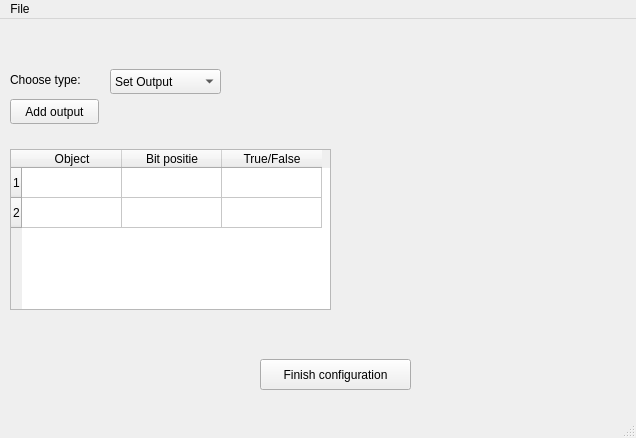
<?xml version="1.0" encoding="UTF-8"?>
<ui version="4.0">
 <class>MainWindow</class>
 <widget class="QMainWindow" name="MainWindow">
  <property name="geometry">
   <rect>
    <x>0</x>
    <y>0</y>
    <width>636</width>
    <height>438</height>
   </rect>
  </property>
  <property name="windowTitle">
   <string>MainWindow</string>
  </property>
  <widget class="QWidget" name="centralwidget">
   <widget class="QPushButton" name="pushButtonFinishConfig">
    <property name="geometry">
     <rect>
      <x>260</x>
      <y>340</y>
      <width>151</width>
      <height>31</height>
     </rect>
    </property>
    <property name="text">
     <string>Finish configuration</string>
    </property>
   </widget>
   <widget class="QComboBox" name="comboBoxChooseType">
    <property name="geometry">
     <rect>
      <x>110</x>
      <y>50</y>
      <width>111</width>
      <height>25</height>
     </rect>
    </property>
    <item>
     <property name="text">
      <string>Set Output</string>
     </property>
    </item>
    <item>
     <property name="text">
      <string>Condition</string>
     </property>
    </item>
    <item>
     <property name="text">
      <string>Multiple Condition</string>
     </property>
    </item>
   </widget>
   <widget class="QLabel" name="labelChooseType">
    <property name="geometry">
     <rect>
      <x>10</x>
      <y>50</y>
      <width>91</width>
      <height>21</height>
     </rect>
    </property>
    <property name="text">
     <string>Choose type:</string>
    </property>
   </widget>
   <widget class="QPushButton" name="pushButtonAddOutput">
    <property name="geometry">
     <rect>
      <x>10</x>
      <y>80</y>
      <width>89</width>
      <height>25</height>
     </rect>
    </property>
    <property name="text">
     <string>Add output</string>
    </property>
   </widget>
   <widget class="QTableWidget" name="tableWidget">
    <property name="geometry">
     <rect>
      <x>10</x>
      <y>130</y>
      <width>321</width>
      <height>161</height>
     </rect>
    </property>
    <row>
     <property name="text">
      <string>1</string>
     </property>
    </row>
    <row>
     <property name="text">
      <string>2</string>
     </property>
    </row>
    <column>
     <property name="text">
      <string>Object</string>
     </property>
    </column>
    <column>
     <property name="text">
      <string>Bit positie</string>
     </property>
    </column>
    <column>
     <property name="text">
      <string>True/False</string>
     </property>
    </column>
   </widget>
  </widget>
  <widget class="QMenuBar" name="menubar">
   <property name="geometry">
    <rect>
     <x>0</x>
     <y>0</y>
     <width>636</width>
     <height>22</height>
    </rect>
   </property>
   <widget class="QMenu" name="menuFile">
    <property name="title">
     <string>File</string>
    </property>
    <addaction name="actionNew"/>
    <addaction name="actionOpen"/>
    <addaction name="actionSave"/>
    <addaction name="actionSave_as"/>
   </widget>
   <addaction name="menuFile"/>
  </widget>
  <widget class="QStatusBar" name="statusbar"/>
  <action name="actionNew">
   <property name="text">
    <string>New</string>
   </property>
  </action>
  <action name="actionOpen">
   <property name="text">
    <string>Open</string>
   </property>
  </action>
  <action name="actionSave">
   <property name="text">
    <string>Save</string>
   </property>
  </action>
  <action name="actionSave_as">
   <property name="text">
    <string>Save as</string>
   </property>
  </action>
 </widget>
 <resources/>
 <connections/>
</ui>
